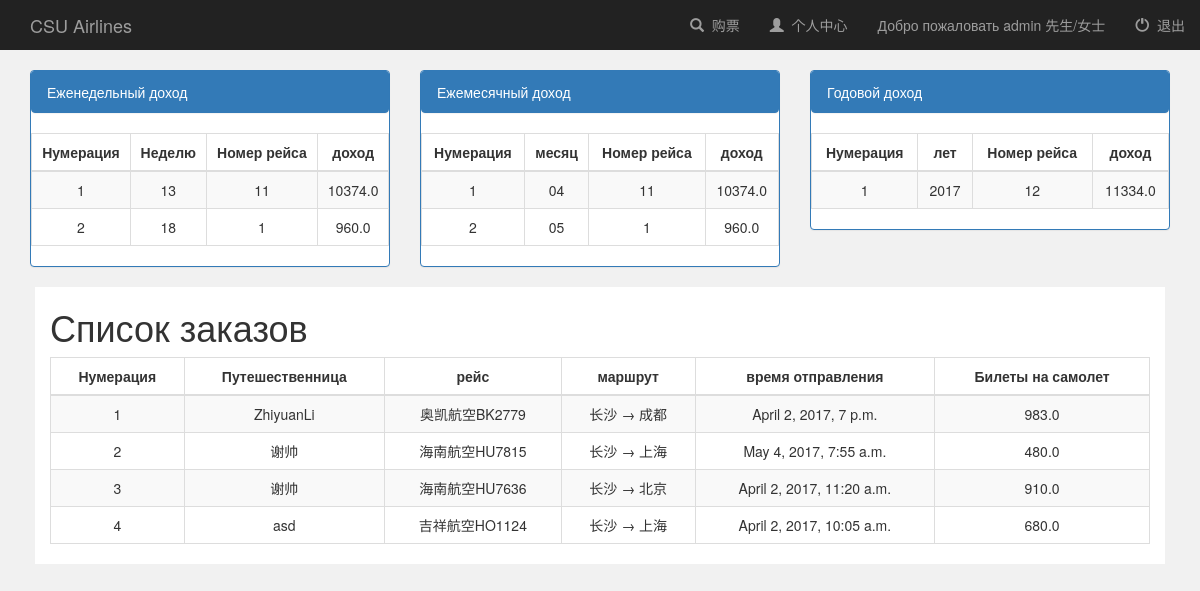
The page /user_info/ (signed in) on the database its author committed.
### booksystem/models.py (models this page shows, shortened)
class Flight(models.Model):
    user = models.ManyToManyField(User, default=1)  # 有了这个字段之后，默认的后台添加失效，必须要自定义Form，除去这个字段
    name = models.CharField(max_length=100)  # 班次  南方航空CZ3969
    leave_city = models.CharField(max_length=100, null=True)  # 离开城市
    arrive_city = models.CharField(max_length=100, null=True)  # 到达城市
    leave_airport = models.CharField(max_length=100, null=True)  # 离开的机场
    arrive_airport = models.CharField(max_length=100, null=True)  # 到达的机场
    leave_time = models.DateTimeField(null=True)  # DateTimeField包括了DateField信息，并且添加了时间
    arrive_time = models.DateTimeField(null=True)
    capacity = models.IntegerField(default=0, null=True)  # 座位总数
    price = models.FloatField(default=0, null=True)  # 价格
    book_sum = models.IntegerField(default=0, null=True)  # 订票总人数
    income = models.FloatField(default=0, null=True)  # 收入

### booksystem/views.py (the view, shortened to what this page needs)
# urls.py: url(r'^user_info/$', views.Document, name='Document'),
def user_info(request):
    if request.user.is_authenticated:
        if request.user.id == ADMIN_ID:
            context = admin_finance(request)  # 获取要传入前端的数据
            return render(request, 'booksystem/admin_finance.html', context)
    return render(request, 'booksystem/login.html')  # 用户如果没登录，render登录页面

### booksystem/templates/booksystem/admin_finance.html
{% extends 'booksystem/base.html' %}
{% block login_display %}
    <a href="#">Добро пожаловать admin 先生/女士</a>
{% endblock %}
{% block content %}
    <div class="container-fluid col-sm-12" style="margin-top: 20px">
        <div class="col-sm-4">
            <div class="panel panel-primary">
                <div class="panel panel-heading">
                    Еженедельный доход
                </div>
                <div>
                    <table class="table table-bordered table-striped">
                        <thead>
                        <th style="text-align: center">Нумерация</th>
                        <th style="text-align: center">Неделю</th>
                        <th style="text-align: center">Номер рейса</th>
                        <th style="text-align: center">доход</th>
                        </thead>
                        <tbody align="center">
                        {% for income in week_incomes %}
                            <tr>
                                <td>{{ forloop.counter }}</td>
                                <td>{{ income.metric }}</td>
                                <td>{{ income.flight_sum }}</td>
                                <td>{{ income.income }}</td>
                            </tr>
                        {% endfor %}
                        </tbody>
                    </table>
                </div>
            </div>
        </div>
        <div class="col-sm-4">
            <div class="panel panel-primary">
                <div class="panel panel-heading">
                    Ежемесячный доход
                </div>
                <div>
                    <table class="table table-bordered table-striped">
                        <thead>
                        <th style="text-align: center">Нумерация</th>
                        <th style="text-align: center">месяц</th>
                        <th style="text-align: center">Номер рейса</th>
                        <th style="text-align: center">доход</th>
                        </thead>
                        <tbody align="center">
                        {% for income in month_incomes %}
                            <tr>
                                <td>{{ forloop.counter }}</td>
                                <td>{{ income.metric }}</td>
                                <td>{{ income.flight_sum }}</td>
                                <td>{{ income.income }}</td>
                            </tr>
                        {% endfor %}
                        </tbody>
                    </table>
                </div>
            </div>
        </div>
        <div class="col-sm-4">
            <div class="panel panel-primary">
                <div class="panel panel-heading">
                    Годовой доход
                </div>
                <div>
                    <table class="table table-bordered table-striped">
                        <thead>
                        <th style="text-align: center">Нумерация</th>
                        <th style="text-align: center">лет</th>
                        <th style="text-align: center">Номер рейса</th>
                        <th style="text-align: center">доход</th>
                        </thead>
                        <tbody align="center">
                        {% for income in year_incomes %}
                            <tr>
                                <td>{{ forloop.counter }}</td>
                                <td>{{ income.metric }}</td>
                                <td>{{ income.flight_sum }}</td>
                                <td>{{ income.income }}</td>
                            </tr>
                        {% endfor %}
                        </tbody>
                    </table>
                </div>
            </div>
        </div>
        <div class="book_orders" style="margin-left: 20px;margin-right: 20px">
            <div class="col-sm-12" style="background-color: white">
                <h1>Список заказов</h1>
                <div>
                    <table class="table table-bordered table-striped">
                        <thead>
                        <th style="text-align: center">Нумерация</th>
                        <th style="text-align: center">Путешественница</th>
                        <th style="text-align: center">рейс</th>
                        <th style="text-align: center">маршрут</th>
                        <th style="text-align: center">время отправления</th>
                        <th style="text-align: center">Билеты на самолет</th>
                        </thead>
                        <tbody align="center">
                        {% for order in order_set %}
                            <tr>
                                <td>{{ forloop.counter }}</td>
                                <td>{{ order.passenger_name }}</td>
                                <td>{{ order.flight_name }}</td>
                                <td>{{ order.flight_route }}</td>
                                <td>{{ order.flight_ltime }}</td>
                                <td>{{ order.flight_price }}</td>
                            </tr>
                        {% endfor %}
                        </tbody>
                    </table>
                </div>
            </div>
        </div>
    </div>
{% endblock %}

### rows shown on the page
Flight: flight_name "奥凯航空BK2779", flight_ltime "April 2, 2017, 7 p.m.", flight_price "983.0"
Flight: flight_name "海南航空HU7815", flight_ltime "May 4, 2017, 7:55 a.m.", flight_price "480.0"
Flight: flight_name "海南航空HU7636", flight_ltime "April 2, 2017, 11:20 a.m.", flight_price "910.0"
Flight: flight_name "吉祥航空HO1124", flight_ltime "April 2, 2017, 10:05 a.m.", flight_price "680.0"

### other values the page prints
{{ income.metric }} "13" "18"
{{ income.flight_sum }} "11" "1"
{{ income.income }} "10374.0" "960.0"
{{ income.metric }} "04" "05"
{{ income.metric }} "2017"
{{ income.flight_sum }} "12"
{{ income.income }} "11334.0"
{{ order.passenger_name }} "ZhiyuanLi" "谢帅" "谢帅" "asd"
{{ order.flight_route }} "长沙 → 成都" "长沙 → 上海" "长沙 → 北京" "长沙 → 上海"
